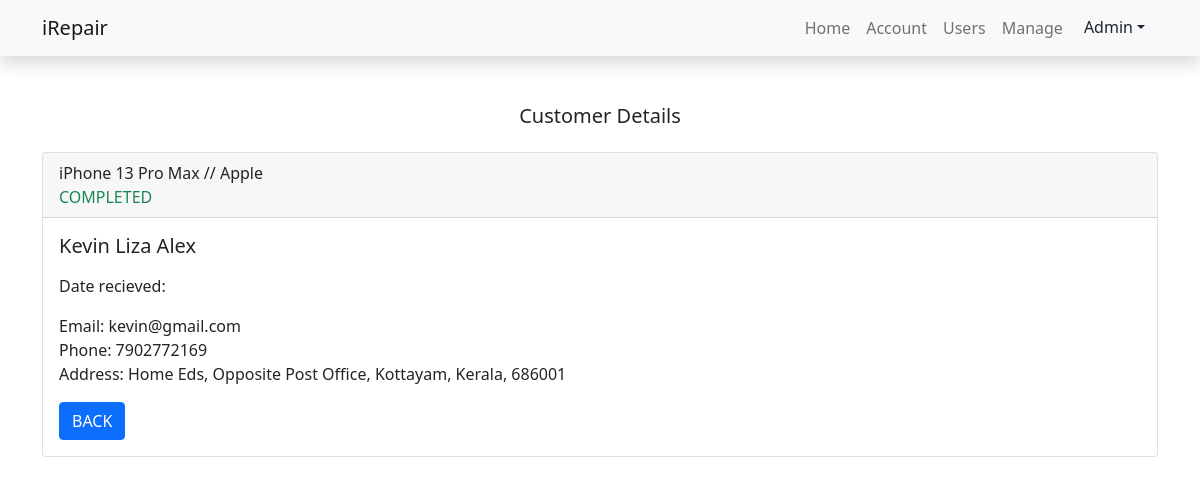
The app's page /adminuserhistory.php?id=1 (signed in) with its own data.
### tables this page shows
CREATE TABLE IF NOT EXISTS `tbl_repairdetails` (
  `id` int(11) NOT NULL AUTO_INCREMENT,
  `username` varchar(30) NOT NULL,
  `userphone` bigint(10) NOT NULL,
  `useremail` varchar(30) NOT NULL,
  `repairtype` varchar(30) NOT NULL,
  `brand` varchar(39) NOT NULL,
  `model` varchar(20) NOT NULL,
  `imei` bigint(15) NOT NULL,
  `rate` int(10) NOT NULL,
  `addressline1` varchar(50) NOT NULL,
  `addressline2` varchar(50) NOT NULL,
  `city` varchar(30) NOT NULL,
  `state` varchar(30) NOT NULL,
  `zip` int(10) NOT NULL,
  `country` varchar(30) NOT NULL,
  `rstate` int(1) NOT NULL DEFAULT '0',
  `date` varchar(50) NOT NULL,
  `status` int(11) NOT NULL DEFAULT '1',
  PRIMARY KEY (`id`)
);

### adminuserhistory.php (the view, shortened to what this page needs)
<?php
include("include/header.php");
if (isset($_SESSION["id"]) != session_id()) {
    echo ("<script LANGUAGE='JavaScript'>
        window.alert('Login first');
        window.location.href='userlogin.php';
      </script>");
} else {
?>
    <h5 class="text-center mb-4 mt-5">Customer Details</h5>
    <div class="container mb-5">
        <?php
        include("include/dbconnect.php");
        $userid = $_SESSION['viewuserid'];
        $sql = "SELECT * FROM tbl_repairdetails WHERE id=$userid";
        $result = mysqli_query($conn, $sql);
        if (mysqli_num_rows($result) > 0) {
            while ($row = mysqli_fetch_assoc($result)) {
                echo "
                <div class='card'>
            <div class='card-header'>
                " . $row['model'] . " // " . $row['brand'];
                if ($row['rstate'] == 0) {
                    echo "<p class='card-text'><br>PENDING</p>";
                } else if ($row['rstate'] == 1) {
                    echo "<p class='card-text text-secondary'>RECIEVED</p>";
                } else if ($row['rstate'] == 2) {
                    echo "<p class='card-text text-warning'>PROGRESSING</p>";
                } else if ($row['rstate'] == 3) {
                    echo "<p class='card-text text-success'>COMPLETED</p>";
                } else if ($row['rstate'] == 4) {
                    echo "<p class='card-text text-success'>OUT FOR DELIVERY</p>";
                } else if ($row['rstate'] == 5) {
                    echo "<p class='card-text text-success'>WAITING FOR PICKUP</p>";
                } else if ($row['rstate'] == 6) {
                    echo "<p class='card-text text-success'>CLOSED</p>";
                } else {
                }
                echo "</div>
            <div class='card-body'>
                <h5 class='card-title'>" . $row['username'] . "</h5>
                <p class='card-text'></p>
                <p class='card-text'>Date recieved: " . $row['date'] . "</p>
                <p class='card-text'>Email: " . $row['useremail'] . "<br>Phone: " . $row['userphone'] . "<br>Address: " . $row['addressline1'] . ", " . $row['addressline2'] . ", " . $row['city'] . ", " . $row['state'] . ", " . $row['zip'] . "</p>
                <a href='adminrepairstatus.php' class='btn btn-primary'>BACK</a>
            </div>
        </div>";
            }
        }
        ?>
    </div>
    </body>
    </html>
<?php
}
?>

### records on screen
tbl_repairdetails: model "iPhone 13 Pro Max", brand "Apple", rstate "COMPLETED", username "Kevin Liza Alex", useremail "kevin@gmail.com", userphone "7902772169", addressline1 "Home Eds", addressline2 "Opposite Post Office", city "Kottayam", state "Kerala", zip "686001"

### other values on screen
$nam "Admin"
